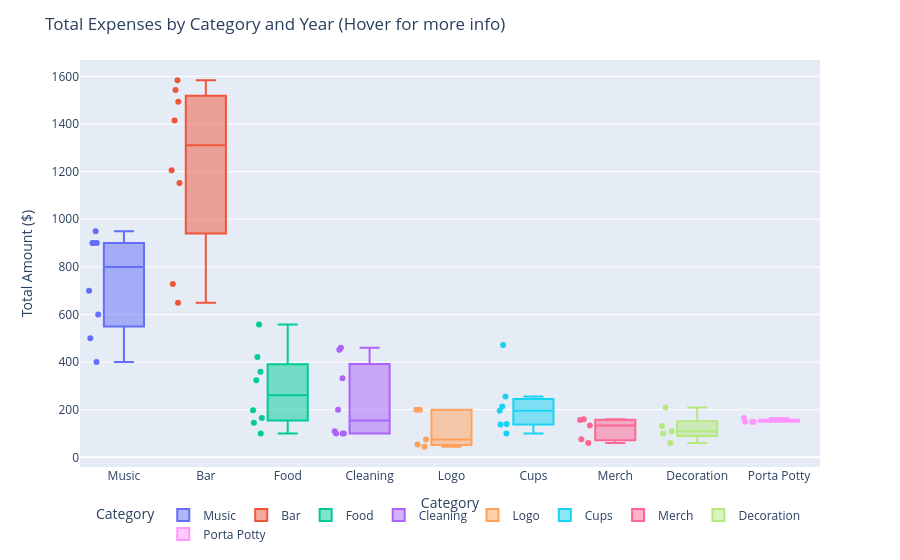

The notebook cell saved with this chart:
### Code cell
# group and sort sums by Category and Year
df_cat_year_sum = exp_df.groupby(["Category", "Year"]).sum().reset_index()

# Order categories
category_order = [
    "Music",
    "Bar",
    "Food",
    "Cleaning",
    "Logo",
    "Cups",
    "Merch",
    "Decoration",
    "Porta Potty",
]

# create boxplot with all points and a different color for each category
fig = px.box(
    df_cat_year_sum,
    x="Category",
    y="Amount",
    color="Category",
    points="all",
    hover_data={"Amount": ":$.2f", "Year": True},
    category_orders={"Category": category_order},
)

# format plot
fig.update_layout(
    title="Total Expenses by Category and Year (Hover for more info)",
    xaxis_title="Category",
    yaxis_title="Total Amount ($)",
    legend_orientation="h",  # horizontal legend
    legend_yanchor="bottom",
    legend_y=-0.2,  # move below plot
    legend_xanchor="center",
    legend_x=0.5,
)

# show the plot
fig.show()

### Figure 1 — Plotly figure (JSON) as saved in the notebook; plotly's stock layout.template omitted (floating-point values rounded to 4 significant figures)
{"data": [{"alignmentgroup": "True", "boxpoints": "all", "customdata": [[2017], [2018], [2019], [2021], [2022], [2023], [2024], [2025]], "hovertemplate": "Category=%{x}<br>Amount=%{y:$.2f}<br>Year=%{customdata[0]}<extra></extra>", "legendgroup": "Music", "marker": {"color": "#636efa"}, "name": "Music", "notched": false, "offsetgroup": "Music", "orientation": "v", "showlegend": true, "type": "box", "x": ["Music", "Music", "Music", "Music", "Music", "Music", "Music", "Music"], "x0": " ", "xaxis": "x", "y": [400, 500, 600, 900, 950, 900, 700, 900], "y0": " ", "yaxis": "y"}, {"alignmentgroup": "True", "boxpoints": "all", "customdata": [[2017], [2018], [2019], [2021], [2022], [2023], [2024], [2025]], "hovertemplate": "Category=%{x}<br>Amount=%{y:$.2f}<br>Year=%{customdata[0]}<extra></extra>", "legendgroup": "Bar", "marker": {"color": "#EF553B"}, "name": "Bar", "notched": false, "offsetgroup": "Bar", "orientation": "v", "showlegend": true, "type": "box", "x": ["Bar", "Bar", "Bar", "Bar", "Bar", "Bar", "Bar", "Bar"], "x0": " ", "xaxis": "x", "y": [727.7, 649, 1543.0, 1206.0, 1494.0, 1415.0, 1152, 1583.0], "y0": " ", "yaxis": "y"}, {"alignmentgroup": "True", "boxpoints": "all", "customdata": [[2017], [2018], [2019], [2021], [2022], [2023], [2024], [2025]], "hovertemplate": "Category=%{x}<br>Amount=%{y:$.2f}<br>Year=%{customdata[0]}<extra></extra>", "legendgroup": "Food", "marker": {"color": "#00cc96"}, "name": "Food", "notched": false, "offsetgroup": "Food", "orientation": "v", "showlegend": true, "type": "box", "x": ["Food", "Food", "Food", "Food", "Food", "Food", "Food", "Food"], "x0": " ", "xaxis": "x", "y": [165.3, 145, 197.8, 323.4, 557.7, 359.9, 100, 421.8], "y0": " ", "yaxis": "y"}, {"alignmentgroup": "True", "boxpoints": "all", "customdata": [[2017], [2018], [2019], [2021], [2022], [2023], [2024], [2025]], "hovertemplate": "Category=%{x}<br>Amount=%{y:$.2f}<br>Year=%{customdata[0]}<extra></extra>", "legendgroup": "Cleaning", "marker": {"color": "#ab63fa"}, "name": "Cleaning", "notched": false, "offsetgroup": "Cleaning", "orientation": "v", "showlegend": true, "type": "box", "x": ["Cleaning", "Cleaning", "Cleaning", "Cleaning", "Cleaning", "Cleaning", "Cleaning", "Cleaning"], "x0": " ", "xaxis": "x", "y": [110, 100, 100, 100, 332.4, 460, 200, 451.9], "y0": " ", "yaxis": "y"}, {"alignmentgroup": "True", "boxpoints": "all", "customdata": [[2019], [2021], [2022], [2023], [2025]], "hovertemplate": "Category=%{x}<br>Amount=%{y:$.2f}<br>Year=%{customdata[0]}<extra></extra>", "legendgroup": "Logo", "marker": {"color": "#FFA15A"}, "name": "Logo", "notched": false, "offsetgroup": "Logo", "orientation": "v", "showlegend": true, "type": "box", "x": ["Logo", "Logo", "Logo", "Logo", "Logo"], "x0": " ", "xaxis": "x", "y": [45, 74.8, 200, 200, 54.04], "y0": " ", "yaxis": "y"}, {"alignmentgroup": "True", "boxpoints": "all", "customdata": [[2017], [2018], [2019], [2021], [2022], [2023], [2025]], "hovertemplate": "Category=%{x}<br>Amount=%{y:$.2f}<br>Year=%{customdata[0]}<extra></extra>", "legendgroup": "Cups", "marker": {"color": "#19d3f3"}, "name": "Cups", "notched": false, "offsetgroup": "Cups", "orientation": "v", "showlegend": true, "type": "box", "x": ["Cups", "Cups", "Cups", "Cups", "Cups", "Cups", "Cups"], "x0": " ", "xaxis": "x", "y": [100, 140.6, 195.5, 214.1, 137.8, 471.8, 255.2], "y0": " ", "yaxis": "y"}, {"alignmentgroup": "True", "boxpoints": "all", "customdata": [[2017], [2019], [2021], [2023], [2025]], "hovertemplate": "Category=%{x}<br>Amount=%{y:$.2f}<br>Year=%{customdata[0]}<extra></extra>", "legendgroup": "Merch", "marker": {"color": "#FF6692"}, "name": "Merch", "notched": false, "offsetgroup": "Merch", "orientation": "v", "showlegend": true, "type": "box", "x": ["Merch", "Merch", "Merch", "Merch", "Merch"], "x0": " ", "xaxis": "x", "y": [160, 156.6, 76.39, 60, 133.6], "y0": " ", "yaxis": "y"}, {"alignmentgroup": "True", "boxpoints": "all", "customdata": [[2018], [2019], [2022], [2023], [2025]], "hovertemplate": "Category=%{x}<br>Amount=%{y:$.2f}<br>Year=%{customdata[0]}<extra></extra>", "legendgroup": "Decoration", "marker": {"color": "#B6E880"}, "name": "Decoration", "notched": false, "offsetgroup": "Decoration", "orientation": "v", "showlegend": true, "type": "box", "x": ["Decoration", "Decoration", "Decoration", "Decoration", "Decoration"], "x0": " ", "xaxis": "x", "y": [100, 60, 209.8, 132, 110], "y0": " ", "yaxis": "y"}, {"alignmentgroup": "True", "boxpoints": "all", "customdata": [[2019], [2022], [2023], [2025]], "hovertemplate": "Category=%{x}<br>Amount=%{y:$.2f}<br>Year=%{customdata[0]}<extra></extra>", "legendgroup": "Porta Potty", "marker": {"color": "#FF97FF"}, "name": "Porta Potty", "notched": false, "offsetgroup": "Porta Potty", "orientation": "v", "showlegend": true, "type": "box", "x": ["Porta Potty", "Porta Potty", "Porta Potty", "Porta Potty"], "x0": " ", "xaxis": "x", "y": [165.5, 150, 150, 150], "y0": " ", "yaxis": "y"}], "layout": {"boxmode": "overlay", "legend": {"orientation": "h", "title": {"text": "Category"}, "tracegroupgap": 0, "x": 0.5, "xanchor": "center", "y": -0.2, "yanchor": "bottom"}, "margin": {"t": 60}, "title": {"text": "Total Expenses by Category and Year (Hover for more info)"}, "xaxis": {"anchor": "y", "categoryarray": ["Music", "Bar", "Food", "Cleaning", "Logo", "Cups", "Merch", "Decoration", "Porta Potty"], "categoryorder": "array", "domain": [0, 1], "title": {"text": "Category"}}, "yaxis": {"anchor": "x", "domain": [0, 1], "title": {"text": "Total Amount ($)"}}}}
